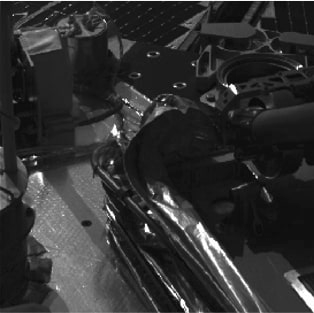
#> input picture Imaging/histogram_eq_img.jpg, 314 x 313 px, found by its file name
$ python KulkarniKunal_histogram-equalization.py
#> lines starting #> are read from the running program, lines starting #| are printed output that depends on the picture
import cv2
import matplotlib.pyplot as plt
import numpy as np


image = cv2.imread("/Imaging/histogram_eq_img.jpg", cv2.IMREAD_GRAYSCALE)
#> image is the input picture: shape (313, 314); min 0, max 255, mean 49.1

def histogram_equalization_transformation(img):
    """
    returns histogram equalization transformed image

    Args:
        img jpg

    Returns:
        img jpg: evenly distributed contrast img
    """

    #Norm factor
    M, N = img.shape
#> M = 313; N = 314


    histogram, bins = np.histogram(img.flatten(), bins=256, range=[0, 256])
#> histogram = 256 values, max 4358 at index 24, min 0 at index 1, mean 383.9; bins = 257 values from 0 to 256

    hist_sum = np.cumsum(histogram)
#> hist_sum = 256 values from 1 to 98282

    normal_cdf = hist_sum * float(histogram.max()) / hist_sum.max()
#> normal_cdf = 256 values from 0.0443 to 4358

    T = np.uint(255*hist_sum/hist_sum[-1])
#> T = 256 values from 0 to 255

    return T, T[image]

#original image

transformation, enhanced_img = histogram_equalization_transformation(image)
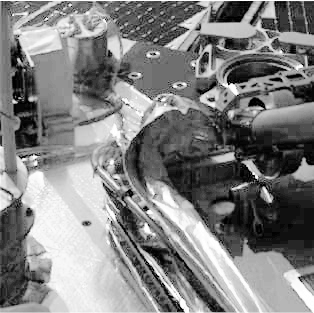
#> enhanced_img: shape (313, 314) uint64; min 0, max 255, mean 129.4
#> transformation = 256 values from 0 to 255

plt.subplot(2,3,1)
plt.hist(image.ravel(), 256, [0,256])
plt.title('Original Histogram')

plt.subplot(2,3,2)
plt.plot(transformation, color='black')
plt.title('Histogram Equalization Transformation')

plt.subplot(2,3,3)
plt.hist(enhanced_img.ravel(), 256, [0,256])
plt.title("Equalized histogram")

plt.subplot(2,3,4)
plt.imshow(image, cmap = 'gray')
plt.title('Original')

plt.subplot(2,3,5)
plt.imshow(enhanced_img, cmap = 'gray')
plt.title('Enhanced')


plt.show()
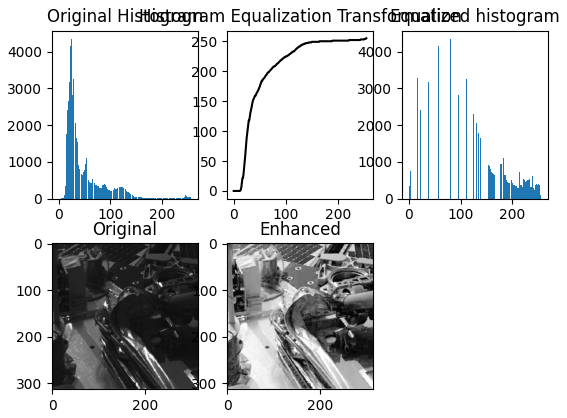
#> figure drawn by matplotlib, 5 panels; panel 1: tallest bar 4358 high, from x = 24 to 25; panel 2: curve peaks at x = 255, y = 255; panel 3: tallest bar 4358 high, from x = 80 to 81
